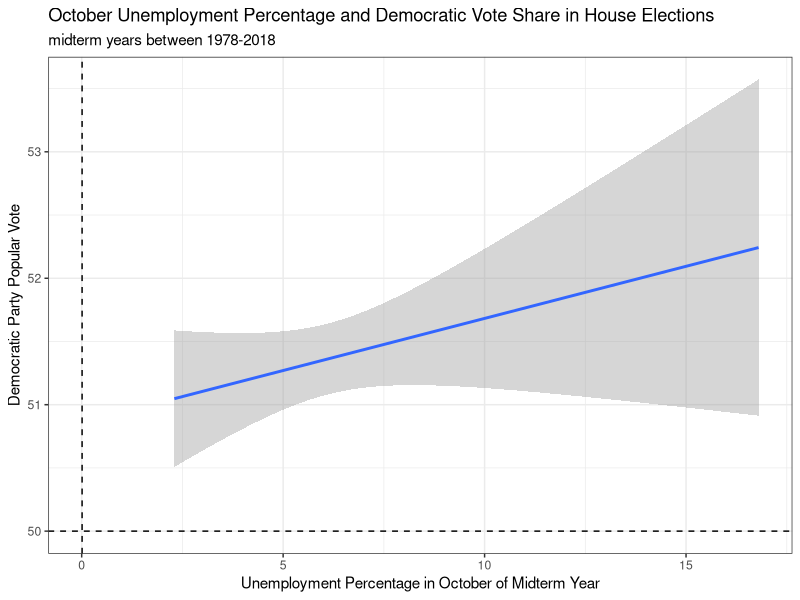
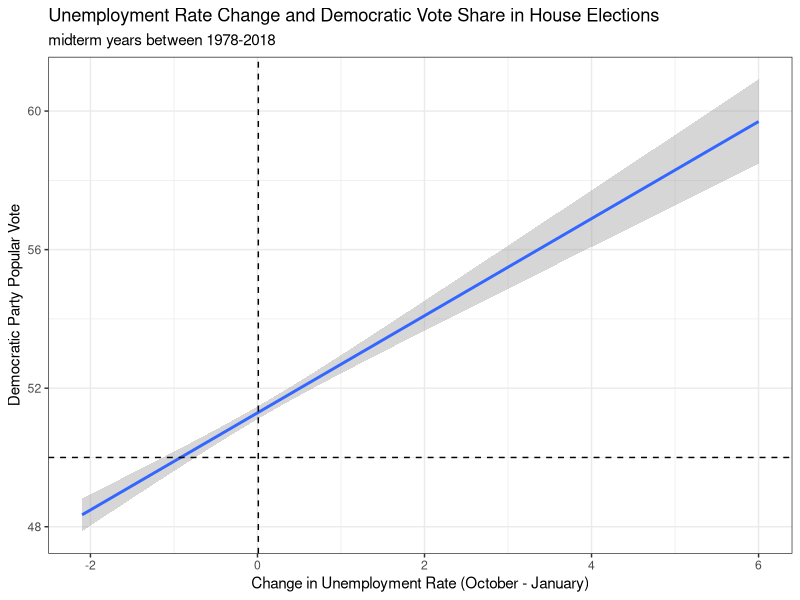

Write R code to recreate these figures, in order.
## ---- chunk 1
require(tidyverse)
require(ggplot2)
library(readr)
## ---- chunk 2
popvote_df <- read_csv('house_popvote_seats.csv') 
economy_df <- read_csv('GDP_quarterly.csv')


data1 <- left_join(economy_df, popvote_df, by = 'year')

# drop NAs (only election years)
data1 <- data1 %>%
  drop_na()

# new df
data2 <- data1 %>% 
    select('year', 'winner_party', 'H_incumbent_party', 'H_incumbent_party_majorvote_pct', 
           'quarter_cycle', 'GDP_growth_pct', 'D_majorvote_pct', 'R_majorvote_pct') %>%
    filter(quarter_cycle == 8)
## ---- chunk 3

unemployment <- read.csv('unemployment_state_monthly.csv')

unemployment2 <- unemployment %>%
  select('State.and.area', 'Year', 'Month', 'Unemployed_prct') %>%
  rename(state = State.and.area, year = Year)
  
unemployment2$Month <- as.numeric(unemployment2$Month)
unemployment2$year <- as.numeric(unemployment2$year)

unemploymentYEAR <- unemployment2 %>%
  filter(year == 1978 | year == 1982 | year == 1986 | year == 1980 | year == 1982 | year == 1986 | year == 1990 | year == 1994 | year == 1994 | year == 1998 | year == 2002 | year == 2006 | year == 2010 | year == 2014 | year == 2018)

## ---- chunk 4
unemploymentOCT <- unemploymentYEAR %>%
  group_by(state, year) %>%
  rename(percent = Unemployed_prct) %>%
  filter(Month == 10)

dataOCT <- left_join(data2, unemploymentOCT, by = 'year')

dataOCT2 <- dataOCT %>%
  drop_na()
## ---- chunk 5
cor(dataOCT2$percent, dataOCT2$D_majorvote_pct)

lm_unemploy <- lm(D_majorvote_pct ~ percent, 
              data = dataOCT2)
summary(lm_unemploy)


dataOCT2%>%
  ggplot(aes(x=percent, y=D_majorvote_pct,
             label=year)) +
    geom_smooth(method="lm", formula = y ~ x) +
    geom_hline(yintercept=50, lty=2) +
    geom_vline(xintercept=0.01, lty=2) +
    xlab("Unemployment Percentage in October of Midterm Year") +
    ylab("Democratic Party Popular Vote") +
    theme_bw() +
    labs(title = "October Unemployment Percentage and Democratic Vote Share in House Elections", subtitle = "midterm years between 1978-2018")


## ---- chunk 6
dataDEM2 <- dataOCT2 %>%
  filter(H_incumbent_party == "D")

cor(dataDEM2$percent, dataDEM2$D_majorvote_pct)


lm_unemployDEMAUG <- lm(D_majorvote_pct ~ percent, 
              data = dataDEM2)
summary(lm_unemployDEMAUG)
## ---- chunk 7
dataDEM <- dataOCT2 %>%
  filter(H_incumbent_party == "R")

cor(dataDEM$percent, dataDEM$D_majorvote_pct)


lm_unemployGOPAUG <- lm(D_majorvote_pct ~ percent, 
              data = dataDEM)
summary(lm_unemployGOPAUG)

## ---- chunk 8
unemploymentTIME <- unemploymentYEAR %>%
  group_by(state, year) %>%
  rename(percent = Unemployed_prct) %>%
  filter(Month == 1 | Month == 10) %>%
  mutate(percent_change = diff(percent))

dataTIME <- left_join(data2, unemploymentTIME, by = 'year')

dataTIME2 <- dataTIME %>%
  drop_na()
## ---- chunk 9

cor(dataTIME2$percent_change, dataTIME2$D_majorvote_pct)

lm_unemploy <- lm(D_majorvote_pct ~ percent_change, 
              data = dataTIME2)
summary(lm_unemploy)


dataTIME2%>%
  ggplot(aes(x=percent_change, y=D_majorvote_pct,
             label=year)) +
    geom_smooth(method="lm", formula = y ~ x) +
    geom_hline(yintercept=50, lty=2) +
    geom_vline(xintercept=0.01, lty=2) +
    xlab("Change in Unemployment Rate (October - January)") +
    ylab("Democratic Party Popular Vote") +
    theme_bw() +
    labs(title = "Unemployment Rate Change and Democratic Vote Share in House Elections", subtitle = "midterm years between 1978-2018")
## ---- chunk 10
dataDEMTIME <- dataTIME2 %>%
  filter(H_incumbent_party == "D")

cor(dataDEMTIME$percent, dataDEMTIME$D_majorvote_pct)


lm_unemployDEMTIME <- lm(D_majorvote_pct ~ percent, 
              data = dataDEMTIME)
summary(lm_unemployDEMTIME)

## ---- chunk 11
unemployment22 <- read_csv("unemployment22.csv")
mean(unemployment22$change)

unemployAug <- unemployment22 %>%
  select('state', 'Aug') %>%
  rename(percent = Aug)

model22 <- predict(lm_unemployDEMAUG, unemployAug, interval="prediction")
mean(model22)

## ---- chunk 12
unemployTIME <- unemployment22 %>%
  select('state', 'change') %>%
  rename(percent = change)

model22 <- predict(lm_unemployDEMTIME, unemployTIME, interval="prediction")
mean(model22)

